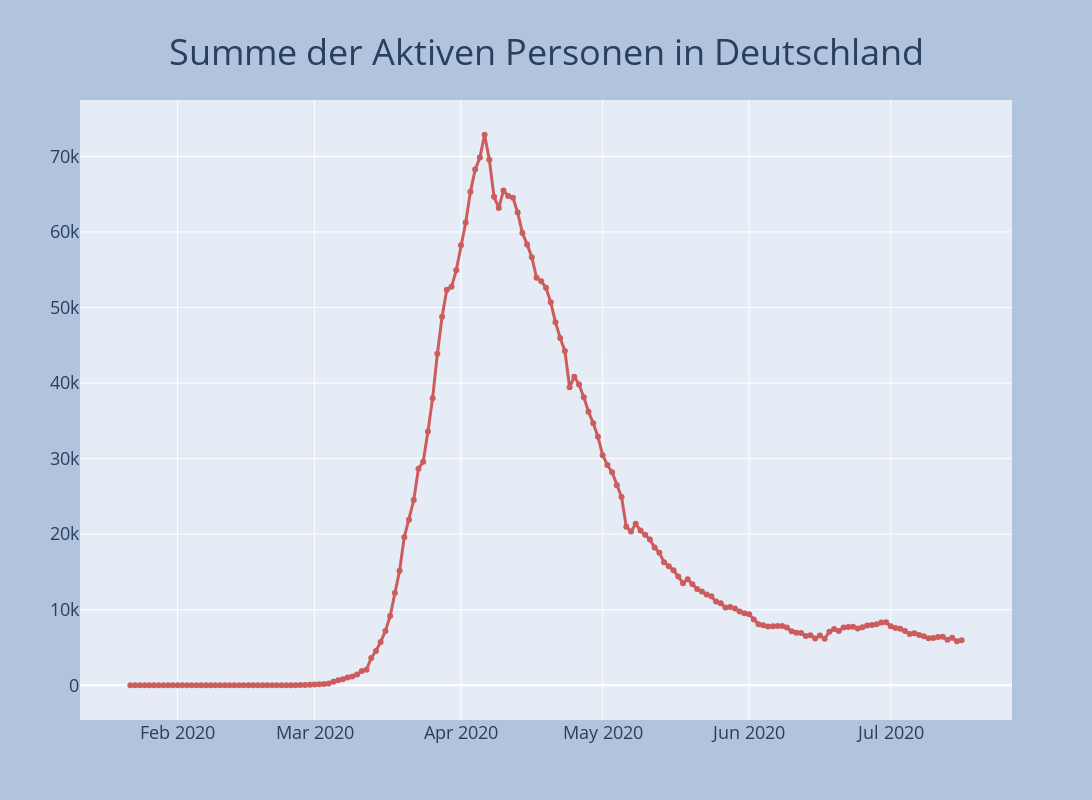

The notebook cell this image was saved under:
### Code cell
fig = go.Figure()
fig.add_trace(go.Scatter(x=df.datum, y=df.aktiv,line=dict(color='indianred', width=3),mode='lines+markers'))
fig = plot_layout(fig, 'Summe der Aktiven Personen in Deutschland')
fig.show()

### Figure 1 — Plotly figure (JSON) as saved in the notebook; plotly's stock layout.template omitted (floating-point values rounded to 4 significant figures; data arrays with more than 128 entries replaced by an {"elided": "..."} marker saying what was removed)
{"data": [{"line": {"color": "indianred", "width": 3}, "mode": "lines+markers", "type": "scatter", "x": {"elided": "177 str values"}, "y": {"elided": "177 int values"}}], "layout": {"autosize": false, "height": 800, "hovermode": "x", "legend": {"bgcolor": "lightgray", "font": {"color": "black", "size": 18}, "x": 0.05, "y": 0.95}, "paper_bgcolor": "LightSteelBlue", "title": {"font": {"size": 36}, "text": "Summe der Aktiven Personen in Deutschland", "x": 0.5, "xanchor": "center", "y": 0.95}, "width": 1600, "xaxis": {"tickfont": {"size": 18}}, "yaxis": {"tickfont": {"size": 18}}}}
